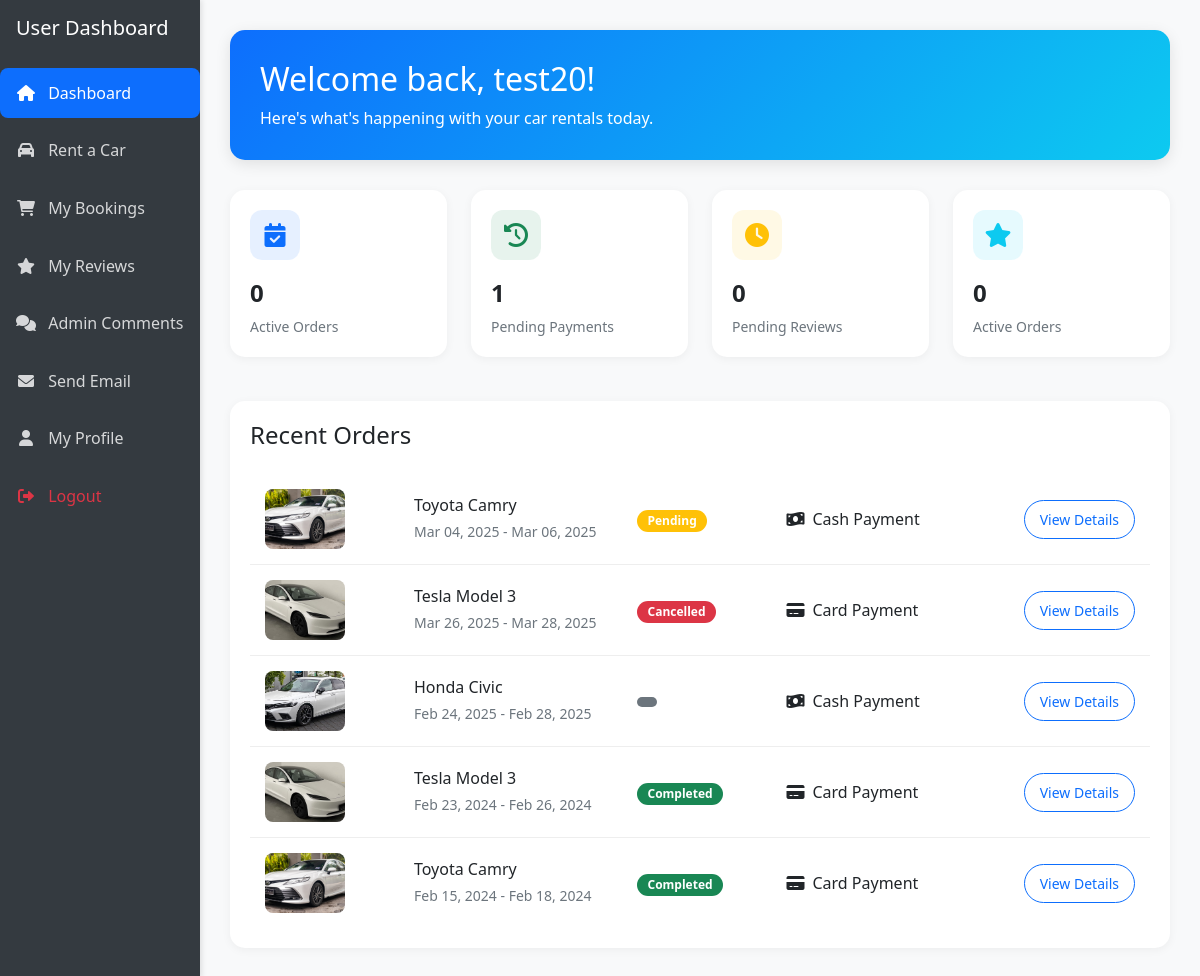
Page /dashboard.php (signed in) on the committed database.
### tables this page shows
CREATE TABLE `users` (
  `id` int(11) NOT NULL,
  `email` varchar(255) DEFAULT NULL,
  `password_hash` varchar(255) DEFAULT NULL,
  `google_id` varchar(255) DEFAULT NULL,
  `reset_token` varchar(255) DEFAULT NULL,
  `reset_expiry` datetime DEFAULT NULL,
  `failed_attempts` int(11) DEFAULT 0,
  `locked_until` datetime DEFAULT NULL,
  `oauth_provider` varchar(20) DEFAULT NULL,
  `name` varchar(100) DEFAULT NULL,
  `reset_code` varchar(6) DEFAULT NULL,
  `reset_code_expiry` datetime DEFAULT NULL,
  `phone` varchar(20) DEFAULT NULL,
  `role` varchar(10) DEFAULT 'user',
  `created_at` timestamp NOT NULL DEFAULT current_timestamp(),
  `status` tinyint(1) DEFAULT 1
);

CREATE TABLE `orders` (
  `id` int(11) NOT NULL,
  `user_id` int(11) NOT NULL,
  `car_id` int(11) NOT NULL,
  `start_date` datetime NOT NULL,
  `end_date` datetime NOT NULL,
  `total_price` decimal(10,2) NOT NULL,
  `status` enum('pending','paid','completed','cancelled') DEFAULT 'pending',
  `payment_id` varchar(255) DEFAULT NULL,
  `created_at` timestamp NOT NULL DEFAULT current_timestamp(),
  `payment_method` varchar(50) DEFAULT NULL,
  `payment_notes` text DEFAULT NULL,
  `paid_at` datetime DEFAULT NULL,
  `updated_at` timestamp NOT NULL DEFAULT current_timestamp() ON UPDATE current_timestamp()
);

CREATE TABLE `cars` (
  `id` int(11) NOT NULL,
  `name` varchar(255) NOT NULL,
  `brand` varchar(100) NOT NULL,
  `model` varchar(100) NOT NULL,
  `year` int(11) NOT NULL,
  `color` varchar(50) NOT NULL,
  `seats` int(11) NOT NULL,
  `transmission` enum('automatic','manual') NOT NULL,
  `fuel_type` enum('petrol','diesel','electric','hybrid') NOT NULL,
  `price_per_day` decimal(10,2) NOT NULL,
  `description` text DEFAULT NULL,
  `image_url` varchar(255) DEFAULT NULL,
  `status` enum('available','maintenance','rented') DEFAULT 'available',
  `created_at` timestamp NOT NULL DEFAULT current_timestamp(),
  `updated_at` timestamp NOT NULL DEFAULT current_timestamp() ON UPDATE current_timestamp()
);

### dashboard.php (the view, shortened to what this page needs)
<?php
require 'config.php';
$stmt = $pdo->prepare("SELECT * FROM users WHERE id = ?");
$stmt->execute([$_SESSION['user_id']]);
$user = $stmt->fetch();
$stmt = $pdo->prepare("
    SELECT o.*, c.name as car_name, c.image_url, c.brand, c.model
    FROM orders o
    JOIN cars c ON o.car_id = c.id
    WHERE o.user_id = ?
    ORDER BY o.created_at DESC
");
$stmt->execute([$_SESSION['user_id']]);
$orders = $stmt->fetchAll();
$stmt = $pdo->prepare("
    SELECT COUNT(*) as count
    FROM orders o
    WHERE o.user_id = ?
    AND o.status = 'completed'
    AND NOT EXISTS (
        SELECT 1
        FROM reviews r
        WHERE r.order_id = o.id
    )
");
$stmt->execute([$_SESSION['user_id']]);
$pending_reviews = $stmt->fetch()['count'];
$stmt = $pdo->prepare("
    SELECT COUNT(*) as count
    FROM orders
    WHERE user_id = ? AND status = 'pending'
");
$stmt->execute([$_SESSION['user_id']]);
$pending_payments = $stmt->fetch()['count'];
$stmt = $pdo->prepare("
    SELECT COUNT(*) as count
    FROM orders
    WHERE user_id = ? AND status IN ('paid', 'active')
");
$stmt->execute([$_SESSION['user_id']]);
$active_orders = $stmt->fetch()['count'];
function match_status($status) {
    switch($status) {
        case 'pending': return 'warning';
        case 'completed': return 'success';
        case 'cancelled': return 'danger';
        default: return 'secondary';
    }
}
?>
<!DOCTYPE html>
<html>
<head>
    <link href="https://cdn.jsdelivr.net/npm/bootstrap@5.1.3/dist/css/bootstrap.min.css" rel="stylesheet">
    <link href="https://cdnjs.cloudflare.com/ajax/libs/font-awesome/6.0.0/css/all.min.css" rel="stylesheet">
</head>
<body>
    <div class="container-fluid">
        <div class="row">
        <?php include 'user_sidebar.php'; ?>
            <div class="col-md-10 main-content">
                <div class="welcome-section">
                    <h2>Welcome back, <?php echo htmlspecialchars($user['name']); ?>!</h2>
                    <p class="mb-0">Here's what's happening with your car rentals today.</p>
                </div>
                <div class="row mb-4">
                    <div class="col-md-3">
                        <div class="stats-card">
                            <div class="stats-icon bg-primary bg-opacity-10 text-primary">
                                <i class="fas fa-calendar-check"></i>
                            </div>
                            <div class="stats-number"><?php echo $active_orders; ?></div>
                            <div class="stats-label">Active Orders</div>
                        </div>
                    </div>
                    <div class="col-md-3">
                        <div class="stats-card">
                            <div class="stats-icon bg-success bg-opacity-10 text-success">
                                <i class="fas fa-history"></i>
                            </div>
                            <div class="stats-number"><?php echo $pending_payments; ?></div>
                            <div class="stats-label">Pending Payments</div>
                        </div>
                    </div>
                    <div class="col-md-3">
                        <div class="stats-card">
                            <div class="stats-icon bg-warning bg-opacity-10 text-warning">
                                <i class="fas fa-clock"></i>
                            </div>
                            <div class="stats-number"><?php echo $pending_reviews; ?></div>
                            <div class="stats-label">Pending Reviews</div>
                        </div>
                    </div>
                    <div class="col-md-3">
                        <div class="stats-card">
                            <div class="stats-icon bg-info bg-opacity-10 text-info">
                                <i class="fas fa-star"></i>
                            </div>
                            <div class="stats-number"><?php echo $active_orders; ?></div>
                            <div class="stats-label">Active Orders</div>
                        </div>
                    </div>
                </div>
                <div class="recent-orders">
                    <h4 class="mb-4">Recent Orders</h4>
                    <?php if (empty($orders)): ?>
                        <div class="text-center py-5">
                            <i class="fas fa-calendar-times fa-3x text-muted mb-3"></i>
                            <p class="text-muted">No recent orders found</p>
                            <a href="cars.php" class="btn btn-primary">Browse Cars</a>
                        </div>
                    <?php else: ?>
                        <?php foreach ($orders as $order): ?>
                            <div class="order-item">
                                <div class="row align-items-center">
                                    <div class="col-md-2">
                                        <img src="<?php echo htmlspecialchars($order['image_url']); ?>"
                                             class="car-image"
                                             alt="<?php echo htmlspecialchars($order['car_name']); ?>">
                                    </div>
                                    <div class="col-md-3">
                                        <h6 class="mb-1"><?php echo htmlspecialchars($order['car_name']); ?></h6>
                                        <small class="text-muted">
                                            <?php echo date('M d, Y', strtotime($order['start_date'])); ?> -
                                            <?php echo date('M d, Y', strtotime($order['end_date'])); ?>
                                        </small>
                                    </div>
                                    <div class="col-md-2">
                                        <span class="badge bg-<?php echo match_status($order['status']); ?> status-badge">
                                            <?php echo ucfirst($order['status']); ?>
                                        </span>
                                    </div>
                                    <div class="col-md-3">
                                        <div class="d-flex align-items-center">
                                            <i class="fas fa-<?php echo $order['payment_method'] === 'cash' ? 'money-bill-wave' : 'credit-card'; ?> me-2"></i>
                                            <span><?php echo $order['payment_method'] === 'cash' ? 'Cash Payment' : 'Card Payment'; ?></span>
                                        </div>
                                    </div>
                                    <div class="col-md-2 text-end">
                                        <a href="my_bookings.php" class="btn btn-outline-primary btn-action">
                                            View Details
                                        </a>
                                    </div>
                                </div>
                            </div>
                        <?php endforeach; ?>
                    <?php endif; ?>
                </div>
            </div>
        </div>
    </div>
</body>
</html>

### user_sidebar.php (shortened to what this page needs)
<div class="col-md-2 sidebar p-0">
    <div class="d-flex flex-column h-100">
        <div class="p-3 text-white">
            <h5>User Dashboard</h5>
        </div>
        <ul class="nav flex-column">
            <li class="nav-item">
                <a class="nav-link <?php echo basename($_SERVER['PHP_SELF']) == 'dashboard.php' ? 'active' : ''; ?>" href="dashboard.php">
                    <i class="fas fa-home me-2"></i> Dashboard
                </a>
            </li>
            <li class="nav-item">
                <a class="nav-link <?php echo basename($_SERVER['PHP_SELF']) == 'cars.php' ? 'active' : ''; ?>" href="cars.php">
                    <i class="fas fa-car me-2"></i> Rent a Car
                </a>
            </li>
            <li class="nav-item">
                <a class="nav-link <?php echo basename($_SERVER['PHP_SELF']) == 'my_bookings.php' ? 'active' : ''; ?>" href="my_bookings.php">
                    <i class="fas fa-shopping-cart me-2"></i> My Bookings
                </a>
            </li>
            <li class="nav-item">
                <a class="nav-link <?php echo basename($_SERVER['PHP_SELF']) == 'my_reviews.php' ? 'active' : ''; ?>" href="my_reviews.php">
                    <i class="fas fa-star me-2"></i> My Reviews
                </a>
            </li>
            <li class="nav-item">
                <a class="nav-link <?php echo basename($_SERVER['PHP_SELF']) == 'my_comments.php' ? 'active' : ''; ?>" href="my_comments.php">
                    <i class="fas fa-comments me-2"></i> Admin Comments
                </a>
            </li>
            <li class="nav-item">
                <a href="send_email.php" class="nav-link <?php echo basename($_SERVER['PHP_SELF']) === 'send_email.php' ? 'active' : ''; ?>">
                    <i class="fas fa-envelope me-2"></i> Send Email
                </a>
            </li>
            <li class="nav-item">
                <a class="nav-link <?php echo basename($_SERVER['PHP_SELF']) == 'profile.php' ? 'active' : ''; ?>" href="profile.php">
                    <i class="fas fa-user me-2"></i> My Profile
                </a>
            </li>
            <li class="nav-item mt-auto">
                <a class="nav-link text-danger" href="logout.php">
                    <i class="fas fa-sign-out-alt me-2"></i> Logout
                </a>
            </li>
        </ul>
    </div>
</div>

### dashboard.php (style rules this page uses)
.sidebar { min-height: 100vh; background: #343a40; box-shadow: 2px 0 5px rgba(0,0,0,0.1); }
.nav-link { color: #fff; padding: 12px 20px; margin: 4px 0; border-radius: 8px; transition: all 0.3s ease; }
.nav-link.active { background: #0d6efd; }
.nav-link i { width: 25px; text-align: center; }
.main-content { padding: 30px; background: #f8f9fa; }
.welcome-section { background: linear-gradient(135deg, #0d6efd 0%, #0dcaf0 100%); color: white; padding: 30px; border-radius: 15px; margin-bottom: 30px; box-shadow: 0 4px 15px rgba(0,0,0,0.1); }
.stats-card { background: white; border-radius: 15px; padding: 20px; margin-bottom: 20px; box-shadow: 0 2px 10px rgba(0,0,0,0.05); transition: transform 0.3s ease; }
.stats-icon { width: 50px; height: 50px; border-radius: 12px; display: flex; align-items: center; justify-content: center; font-size: 24px; margin-bottom: 15px; }
.stats-number { font-size: 24px; font-weight: bold; margin-bottom: 5px; }
.stats-label { color: #6c757d; font-size: 14px; }
.recent-orders { background: white; border-radius: 15px; padding: 20px; box-shadow: 0 2px 10px rgba(0,0,0,0.05); }
.order-item { padding: 15px; border-bottom: 1px solid #eee; transition: background-color 0.3s ease; }
.order-item:last-child { border-bottom: none; }
.status-badge { padding: 5px 10px; border-radius: 20px; font-size: 12px; }
.btn-action { padding: 8px 15px; border-radius: 20px; font-size: 14px; }
.car-image { width: 80px; height: 60px; object-fit: cover; border-radius: 8px; }

### user_sidebar.php (style rules this page uses)
.sidebar { background-color: #343a40; min-height: 100vh; position: sticky; top: 0; }
.sidebar .nav-link { color: rgba(255,255,255,.8); padding: 0.8rem 1rem; transition: all 0.3s; }
.sidebar .nav-link.active { color: #fff; background-color: #0d6efd; }
.sidebar .fas { width: 20px; text-align: center; }

### rows in the picture
users: name "test20"
orders: car.image_url (picture), car.name "Toyota Camry", start_date "Mar 04, 2025", end_date "Mar 06, 2025", status "Pending", payment_method "Cash Payment"
orders: car.image_url (picture), car.name "Tesla Model 3", start_date "Mar 26, 2025", end_date "Mar 28, 2025", status "Cancelled", payment_method "Card Payment"
orders: car.image_url (picture), car.name "Honda Civic", start_date "Feb 24, 2025", end_date "Feb 28, 2025", payment_method "Cash Payment"
orders: car.image_url (picture), car.name "Tesla Model 3", start_date "Feb 23, 2024", end_date "Feb 26, 2024", status "Completed", payment_method "Card Payment"
orders: car.image_url (picture), car.name "Toyota Camry", start_date "Feb 15, 2024", end_date "Feb 18, 2024", status "Completed", payment_method "Card Payment"

### other values in the picture
$active_orders "0"
$pending_payments "1"
$pending_reviews "0"
